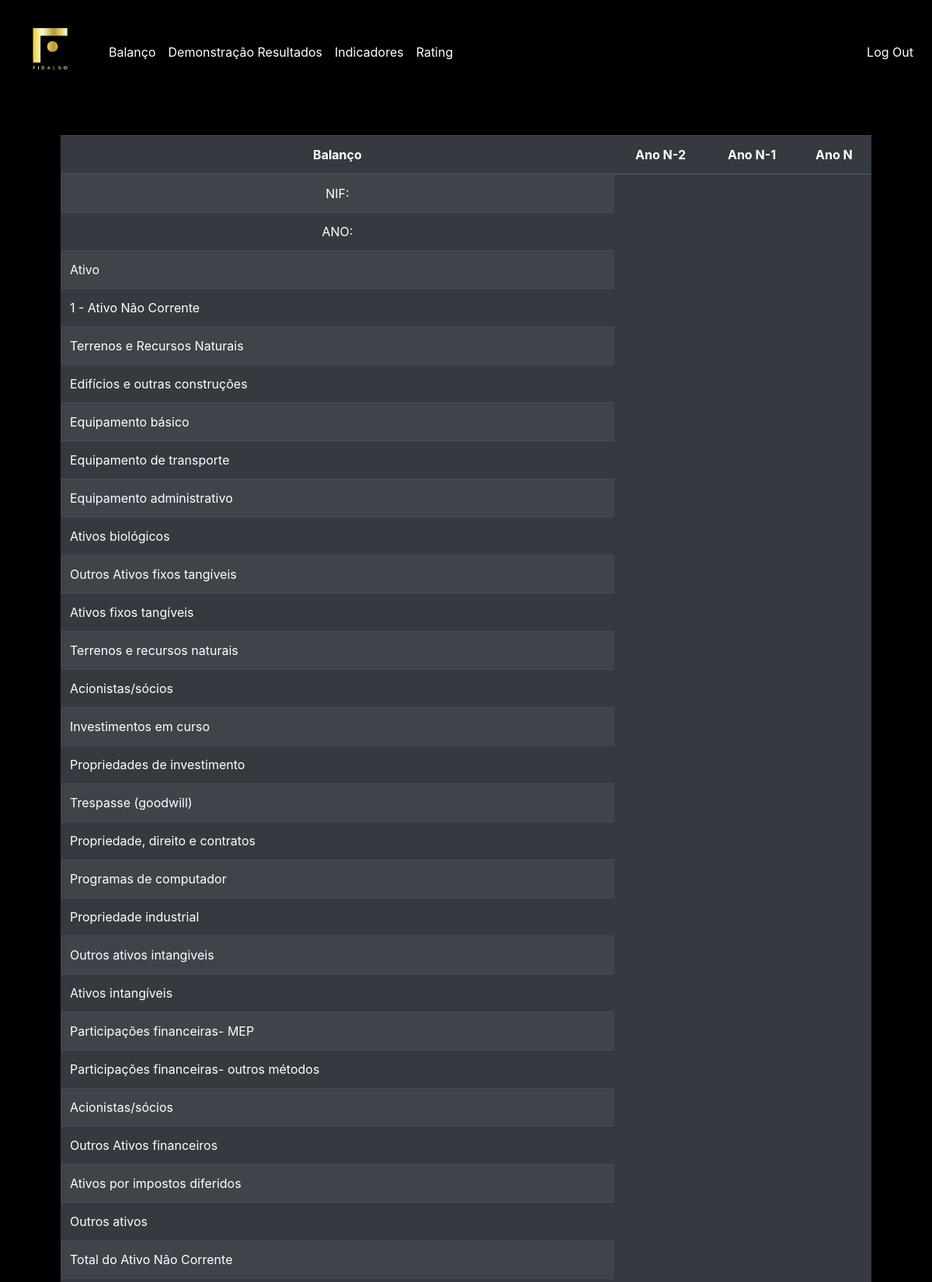
/ (signed in, upper part), run on the app's committed database.
### tables this page shows
CREATE TABLE 'balanco' ('id' text,'rubrica' text, 'calculado' boolean DEFAULT 'FALSE');

### application.py (the view)
@app.route("/", methods=["GET"])
@login_required
def index():
    rubrica_bl =db.execute("""
    SELECT id, rubrica
    FROM balanco""")
    balanco = []
    for r in rubrica_bl:
        balanco.append({"rubrica": r["rubrica"], "id": r["id"]})
    resultado =db.execute("""SELECT * FROM base_balanco WHERE user_id=:id""",id=session["user_id"])
    base_balanco = []
    for r in resultado:
        base_balanco.append(r)
    rubrica_dr =db.execute("""
    SELECT id_dr, rubrica_dr
    FROM dr""")
    dr = []
    for r in rubrica_dr:
        dr.append({"rubrica_dr": r["rubrica_dr"], "id_dr":r["id_dr"]})
    resultado_dr =db.execute("""SELECT * FROM base_demostracaoresultado WHERE user_id=:id""",id=session["user_id"])
    base_demostracaoresultado = []
    for r in resultado_dr:
        base_demostracaoresultado.append(r)
    return render_template("index.html", balanco=balanco, base_balanco=base_balanco, dr=dr, base_demostracaoresultado=base_demostracaoresultado)

### helpers.py (called while the page is built)
def login_required(f):
    @wraps(f)
    def decorated_function(*args, **kwargs):
        if session.get("user_id") is None:
            return redirect("/login")
        return f(*args, **kwargs)
    return decorated_function

### templates/index.html (shortened to what this page needs)
{% extends "layout.html" %}
{% block main %}
    <table class= "table table-responsive-sm table-striped table-dark">
        <thead>
            <tr>
                <th>Balanço</th>
                <th>Ano N-2</th>
                <th>Ano N-1</th>
                <th>Ano N</th>
            </tr>
        </thead>
        <tbody>
            <tr>
                <td>NIF: </td>
            </tr>
            <tr>
                <td>ANO: </td>
            </tr>
            {% for row in  balanco %}
            <tr>
                <td class="text-left">{{row["rubrica"]}}</td>
            </tr>
            {% endfor %}
        </tbody>
    </table>
{% endblock %}

### static/styles.css (style rules this page uses)
.black { background-color: #000000 !important; }

### data on the page
balanco: rubrica "Ativo"
balanco: rubrica "1 - Ativo Não Corrente"
balanco: rubrica "Terrenos e Recursos Naturais"
balanco: rubrica "Edifícios e outras construções"
balanco: rubrica "Equipamento básico"
balanco: rubrica "Equipamento de transporte"
balanco: rubrica "Equipamento administrativo"
balanco: rubrica "Ativos biológicos"
balanco: rubrica "Outros Ativos fixos tangíveis"
balanco: rubrica "Ativos fixos tangíveis"
balanco: rubrica "Terrenos e recursos naturais"
balanco: rubrica "Acionistas/sócios"
balanco: rubrica "Investimentos em curso"
balanco: rubrica "Propriedades de investimento"
balanco: rubrica "Trespasse (goodwill)"
balanco: rubrica "Propriedade, direito e contratos"
balanco: rubrica "Programas de computador"
balanco: rubrica "Propriedade industrial"
balanco: rubrica "Outros ativos intangiveis"
balanco: rubrica "Ativos intangíveis"
balanco: rubrica "Participações financeiras- MEP"
balanco: rubrica "Participações financeiras- outros métodos"
balanco: rubrica "Acionistas/sócios"
balanco: rubrica "Outros Ativos financeiros"
balanco: rubrica "Ativos por impostos diferidos"
balanco: rubrica "Outros ativos"
balanco: rubrica "Total do Ativo Não Corrente"
